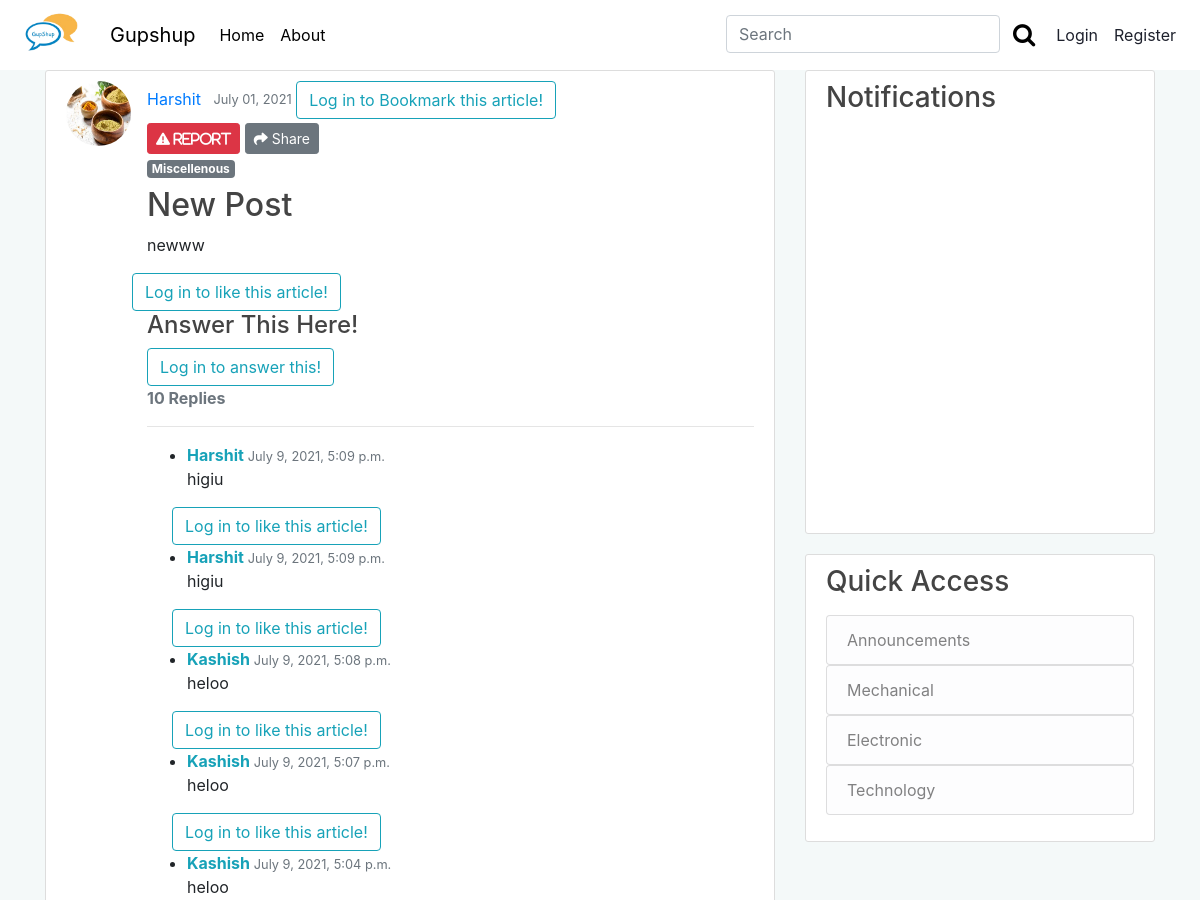
The page /post/96/ (upper part) on the database as committed earlier.
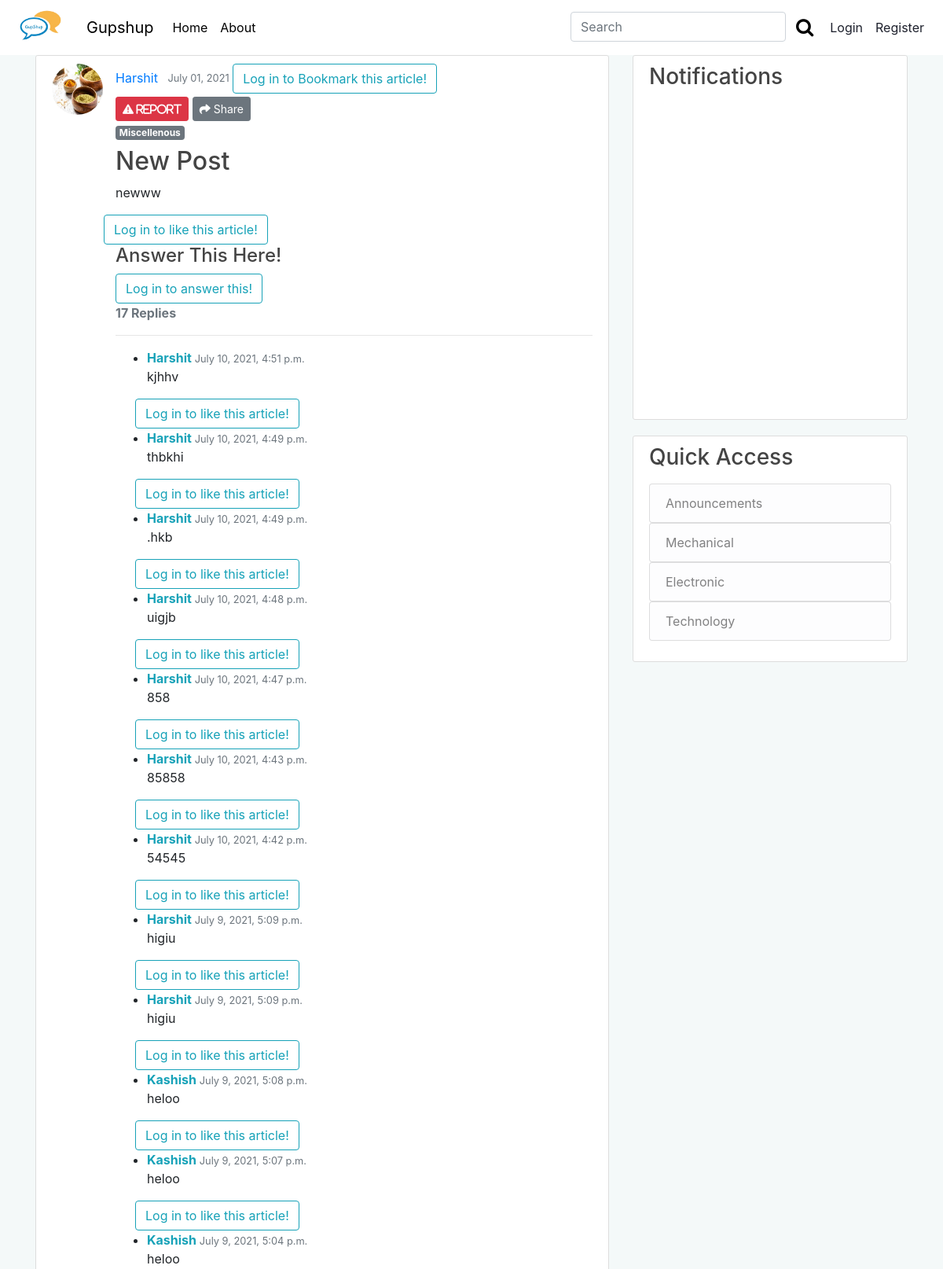
The same page on the database as committed later.
### blog/models.py (models this page shows, shortened)
class Post(models.Model):
    title = models.CharField(max_length=100)
    content = RichTextField()
    date_posted = models.DateTimeField(default=timezone.now)
    author = models.ForeignKey(User, on_delete=models.CASCADE)
    is_appropriate  = models.BooleanField(default = True)
    notice = models.CharField(max_length=100, default="This Post was DELETED",null=True, blank=True)
    category = models.CharField(
        max_length=20,
        choices=Category_choices,
        default='Miscellenous'
    )
    upvote = models.ManyToManyField(User, related_name='upvote',blank=True)
    downvote = models.ManyToManyField(User, related_name='downvote',blank=True)
    bookmark = models.ManyToManyField(User, related_name='bookmark',blank=True)
    def number_of_downvotes(self):
        return self.downvote.count()
    def number_of_upvotes(self):
        return self.upvote.count()
    @property
    def number_of_comments(self):
        return PostComment.objects.filter(post_connected=self).count()

class PostComment(models.Model):
    post_connected = models.ForeignKey(Post, related_name='comments', on_delete=models.CASCADE)
    author = models.ForeignKey(User, on_delete=models.CASCADE)
    comment = models.TextField()
    date_posted = models.DateTimeField(default=timezone.now)
    upvote_comment = models.ManyToManyField(User, related_name='upvote_comment',blank=True)
    downvote_comment = models.ManyToManyField(User, related_name='downvote_comment',blank=True)

### users/models.py (models this page shows, shortened)
class Profile(models.Model):
	user = models.OneToOneField(User, on_delete=models.CASCADE)
	image = models.ImageField(default='default2.png',upload_to='profile_pics')
	college = models.CharField(max_length = 20,choices=college_choices,default='KJSCE',blank=True, null=True)
	about = RichTextField(blank=True, null=True)
	image_url = models.URLField(default = "http://127.0.0.1:8000/media/default2.png")

### blog/views.py (the view, shortened to what this page needs)
# urls.py: path('post/<int:pk>/', PostDetailView.as_view(), name='post-detail'),
class PostDetailView(DetailView):
	model = Post
	def get_context_data(self, **kwargs):
		data = super().get_context_data(**kwargs)
		post_connected = get_object_or_404(Post, id=self.kwargs['pk'])
		upvoted = False
		downvoted = False
		bookmarked = False
		if post_connected.upvote.filter(id=self.request.user.id).exists():
			upvoted = True
		if post_connected.downvote.filter(id=self.request.user.id).exists():
			downvoted = True
		if post_connected.bookmark.filter(id=self.request.user.id).exists():
			bookmarked = True
		data['number_of_upvotes'] = post_connected.number_of_upvotes()
		data['number_of_downvotes'] = post_connected.number_of_downvotes()
		data['post_is_upvoted'] = upvoted
		data['post_is_downvoted'] = downvoted
		data['post_is_bookmarked'] = bookmarked
		data['post_connect']= self.kwargs['pk']
		comments_connected = PostComment.objects.filter(
			post_connected=self.get_object()).order_by('-date_posted')
		comment_new = []
		for c in comments_connected:
			upvoted_comment = False
			downvoted_comment = False
			if c.upvote_comment.filter(id=self.request.user.id).exists():
				upvoted_comment = True
			if c.downvote_comment.filter(id=self.request.user.id).exists():
				downvoted_comment = True
			comment_new.append([c.id, upvoted_comment, downvoted_comment])
		data['comments'] = comments_connected
		data['comment_status'] = comment_new
		if self.request.user.is_authenticated:
			data['comment_form'] = NewCommentForm(instance=self.request.user)
		return data

### blog/templates/blog/post_detail.html (shortened to what the changed rows need)
{% extends "blog/base.html" %}
{% load crispy_forms_tags%}
{% load social_share %}
{% block content %}
<article class="media content-section">
	<img class="rounded-circle article-img " src={{object.author.profile.image.url}}>
	<div class="media-body">
		<div class="article-metadata">
			<a class="mr-2" href="{% url 'user-posts' object.author.username %}">{{ object.author }}</a>
			<small class="text-muted">{{ object.date_posted|date:"F d, Y" }}</small>
			{% if user.is_authenticated %}
				{% if post_is_bookmarked%}
				<button type="submit" name="post_id" value="{{object.id}}" class="btn btn-lg bookmark-btn shadow-none" style="float: right;"><i
						class="fas fa-bookmark fa-2x btn-bookmark" style="color: red;" aria-hidden="true"></i></button>
				{% else %}
				<button type="submit" name="post_id" value="{{object.id}}" class="btn btn-lg bookmark-btn shadow-none " style="float: right;"><i
						class="far fa-bookmark fa-2x btn-bookmark" style="color: red;" aria-hidden="true"></i></button>
				{% endif %}
			{% else %}
			<a class="btn btn-outline-info" href="{% url 'login' %}?next={{request.path}}">Log in to Bookmark this
				article!</a><br>
			{% endif %}
			{% if object.author == user %}
			<div>
				<a class="btn btn-warning btn-sm mt-1 mb-1" href="{% url 'post-update' object.id %}"><i
						class="fa fa-pencil-square-o" aria-hidden="true"></i>&nbsp;Edit</a>
				<a class="btn btn-danger btn-sm mt-1 mb-1" href="{% url 'post-delete' object.id %}"><i
						class="fas fa-trash" aria-hidden="true">&nbsp;</i>Delete</a>
			{% else %}
				<button type="button" class="btn btn-danger btn-sm mt-1 mb-1" data-toggle="modal" data-target="#exampleModal">
					<i class='fas fa-exclamation-triangle'> Report</i>
				</button>
					{% endif%}
			<button type="button" class="btn btn-secondary btn-sm" data-toggle="modal" data-target="#exampleModalCenter">
			<i class="fas fa-share"></i> Share
			</button>
		<a href="{% url 'category' object.category %}"><h6><span class="badge badge-secondary">{{ object.category }}</span></h6></a>
		{% if object.is_appropriate%}
		<h2 class="article-title">{{ object.title | safe }} </h2>
		<p class="article-content">{{ object.content| safe }}</p>
		<div class='row'>
			{% if user.is_authenticated %}
			<div >
					{% if post_is_upvoted %}
					<button type="submit" name="post_id" value="{{object.id}}" class="btn btn-lg upvote_btn shadow-none"><i
							class="fas fa-thumbs-up btn_upvote" aria-hidden="true"></i></button>
					{% else %}
					<button type="submit" name="post_id" value="{{object.id}}" class="btn btn-lg upvote_btn shadow-none"><i
							class="far fa-thumbs-up btn_upvote" aria-hidden="true"></i></button>
					{% endif %}
			</div>
			<div class="my-2" >
				<strong class="text-xl-center" id='upvote_count'>{{ number_of_upvotes }}</strong>
			</div>
			<div>
					{% if post_is_downvoted %}
					<button type="submit" name="post_id" value="{{object.id}}" class="btn btn-lg downvote_btn shadow-none"><i
							class="fas fa-thumbs-down btn_downvote" aria-hidden="true"></i></button>
					{% else %}
					<button type="submit" name="post_id" value="{{object.id}}" class="btn btn-lg downvote_btn shadow-none"><i
							class="far fa-thumbs-down btn_downvote" aria-hidden="true"></i></button>
					{% endif %}
			</div>
			<div class="my-2" >
				<strong class="text-xl-center" id='downvote_count'>{{ number_of_downvotes }}</strong>
			</div>
			{% else %}
			<a class="btn btn-outline-info" href="{% url 'login' %}?next={{request.path}}">Log in to like this
				article!</a><br>
			{% endif %}
		</div>
		<h4>Answer This Here!</h4>
		<div id="comments_section">
			{% if user.is_authenticated %}
				<div class="form-group">
					<form action="{% url 'comment-ajax' %}" method="POST" id="comment-form">
					<textarea id="comment-content" name="comment-content" value = "{{object.id}}" rows="5" cols="80"> </textarea>
  					<br><br>
					  <button class="btn btn-info comment-form" type="submit">Continue Discussion <i
							class="fa fa-comments"></i></button>
					  </form>
				</div>
			{% else %}
			<a class="btn btn-outline-info" href="{% url 'login' %}?next={{request.path}}">Log in to answer
				this!</a><br>
			{% endif %}
			<div id='comment-loop'>
				{% include 'blog/comments.html' %}
			</div>
		{% else %}
		<h2 class="article-title">{{ object.notice | safe }} </h2>
		{% endif %}
		</div>
	</div>
</article>
{% endblock content %}

### blog/templates/blog/comments.html
{% if comments %}
				{% if  object.number_of_comments > 1 %}
			<strong class="text-secondary">{{ object.number_of_comments }} Replies</strong>
			{% else %}
				<strong class="text-secondary">{{ object.number_of_comments }} Reply</strong>
			{% endif %}
			<hr>
			<ul>
				{% for comment in comments %}
				<li>
					<div>
						<span>
							<strong class="text-info">{{ comment.author }} </strong>
							<small class="text-muted">{{ comment.date_posted }}</small>
						</span>
						<p>
							{{ comment.comment|safe }}
						</p>
					</div>
				<div class='row'>
			{% if user.is_authenticated %}
			<div >
					{% for com in comment_status%}
						{% if com.0 == comment.id %}
							{% if com.1  %}
								<button type="submit" name="comment_id" value="{{comment.id}}" class="btn btn-lg c-upvote-btn shadow-none"><i
								class="fas fa-thumbs-up c-btn-upvote" id="up{{comment.id}}" aria-hidden="true"></i></button>
							{% else %}
								<button type="submit" name="comment_id" value="{{comment.id}}" class="btn btn-lg c-upvote-btn shadow-none"><i
								class="far fa-thumbs-up c-btn-upvote"  id="up{{comment.id}}" aria-hidden="true"></i></button>
							{% endif %}
					{% endif %}
					{% endfor %}
			</div>
			<div class="my-2" >
				<strong class="text-xl-center" id="com-upvote-count{{comment.id}}">{{ comment.number_of_upvotes_comment }}</strong>
			</div>
			<div>
					{% for com in comment_status%}
						{% if com.0 == comment.id %}
							{% if com.2  %}
								<button type="submit" name="comment_id" value="{{comment.id}}" class="btn btn-lg c-downvote-btn shadow-none"><i
							class="fas fa-thumbs-down c-btn-downvote" id="down{{comment.id}}" aria-hidden="true"></i></button>
						{% else %}
						<button type="submit" name="comment_id" value="{{comment.id}}" class="btn btn-lg c-downvote-btn shadow-none"><i
							class="far fa-thumbs-down c-btn-downvote" id="down{{comment.id}}" aria-hidden="true"></i></button>
						{% endif %}
					{% endif %}
					{% endfor %}
			</div>
			<div class="my-2" >
				<strong class="text-xl-center" id="com-downvote-count{{comment.id}}">{{ comment.number_of_downvotes_comment  }}</strong>
			</div>
			{% else %}
			<a class="btn btn-outline-info" href="{% url 'login' %}?next={{request.path}}">Log in to like this
				article!</a><br>
			{% endif %}
		</div>
				</li>
				{% endfor %}
			</ul>
			{% else %}
			<strong class="text-secondary">No Replies...</strong>
			{% endif %}

Rows that differ between the two databases and show on the page:
computed for Post "New Post": number_of_comments "10" → "17"
added PostComment: author "Harshit", date_posted "July 10, 2021, 4:51 p.m.", comment "kjhhv"
added PostComment: author "Harshit", date_posted "July 10, 2021, 4:49 p.m.", comment "thbkhi"
added PostComment: author "Harshit", date_posted "July 10, 2021, 4:49 p.m.", comment ".hkb"
added PostComment: author "Harshit", date_posted "July 10, 2021, 4:48 p.m.", comment "uigjb"
added PostComment: author "Harshit", date_posted "July 10, 2021, 4:47 p.m.", comment "858"
added PostComment: author "Harshit", date_posted "July 10, 2021, 4:43 p.m.", comment "85858"
added PostComment: author "Harshit", date_posted "July 10, 2021, 4:42 p.m.", comment "54545"
